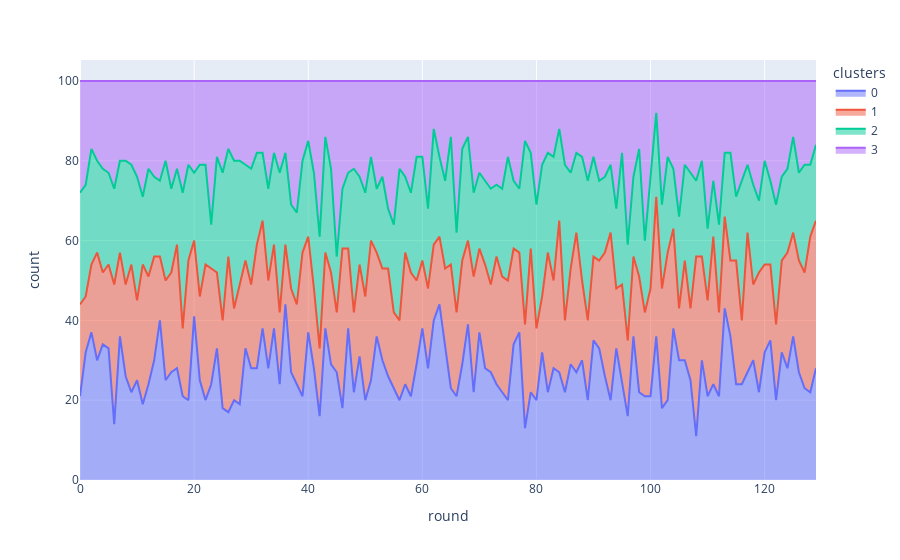

The notebook cell saved with this chart:
### Code cell
import plotly.express as px
import plotly.graph_objects as go

px.area(df.query("imbalance_val == 0.1"), x="round", y="count", color="clusters")

### Figure 1 — Plotly figure (JSON) as saved in the notebook; plotly's stock layout.template omitted (floating-point values rounded to 4 significant figures; data arrays with more than 128 entries replaced by an {"elided": "..."} marker saying what was removed)
{"data": [{"fillpattern": {"shape": ""}, "hovertemplate": "clusters=0<br>round=%{x}<br>count=%{y}<extra></extra>", "legendgroup": "0", "line": {"color": "#636efa"}, "marker": {"symbol": "circle"}, "mode": "lines", "name": "0", "orientation": "v", "showlegend": true, "stackgroup": "1", "x": {"elided": "130 int values"}, "xaxis": "x", "y": {"elided": "130 int values"}, "yaxis": "y", "type": "scatter"}, {"fillpattern": {"shape": ""}, "hovertemplate": "clusters=1<br>round=%{x}<br>count=%{y}<extra></extra>", "legendgroup": "1", "line": {"color": "#EF553B"}, "marker": {"symbol": "circle"}, "mode": "lines", "name": "1", "orientation": "v", "showlegend": true, "stackgroup": "1", "x": {"elided": "130 int values"}, "xaxis": "x", "y": {"elided": "130 int values"}, "yaxis": "y", "type": "scatter"}, {"fillpattern": {"shape": ""}, "hovertemplate": "clusters=2<br>round=%{x}<br>count=%{y}<extra></extra>", "legendgroup": "2", "line": {"color": "#00cc96"}, "marker": {"symbol": "circle"}, "mode": "lines", "name": "2", "orientation": "v", "showlegend": true, "stackgroup": "1", "x": {"elided": "130 int values"}, "xaxis": "x", "y": {"elided": "130 int values"}, "yaxis": "y", "type": "scatter"}, {"fillpattern": {"shape": ""}, "hovertemplate": "clusters=3<br>round=%{x}<br>count=%{y}<extra></extra>", "legendgroup": "3", "line": {"color": "#ab63fa"}, "marker": {"symbol": "circle"}, "mode": "lines", "name": "3", "orientation": "v", "showlegend": true, "stackgroup": "1", "x": {"elided": "130 int values"}, "xaxis": "x", "y": {"elided": "130 int values"}, "yaxis": "y", "type": "scatter"}], "layout": {"xaxis": {"anchor": "y", "domain": [0.0, 1.0], "title": {"text": "round"}}, "yaxis": {"anchor": "x", "domain": [0.0, 1.0], "title": {"text": "count"}}, "legend": {"title": {"text": "clusters"}, "tracegroupgap": 0}, "margin": {"t": 60}}}
